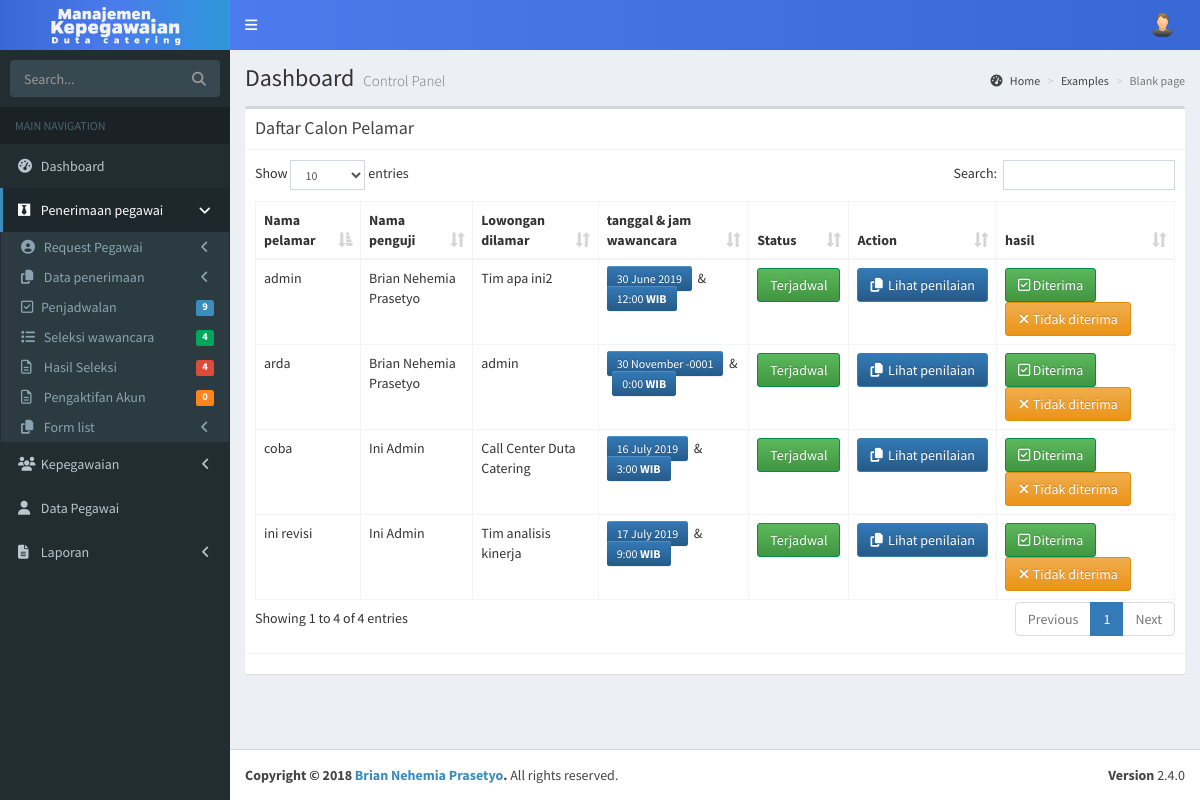
Screenshot of /admin/datahasilseleksi.php with the database file from the repository.
### tables this page shows
CREATE TABLE `tbwawancara` (
  `idwawancara` varchar(11) NOT NULL,
  `idpendaftar` varchar(11) NOT NULL,
  `idpenguji` varchar(11) NOT NULL,
  `tgl_wawancara` date NOT NULL,
  `jam` time NOT NULL,
  `keterangan` varchar(200) DEFAULT NULL
);

CREATE TABLE `tbpendaftar` (
  `idpendaftar` varchar(11) NOT NULL,
  `namapelamar` varchar(100) NOT NULL,
  `email` varchar(100) NOT NULL,
  `password` varchar(100) NOT NULL,
  `alamat` varchar(100) DEFAULT NULL,
  `tempat_lahir` varchar(30) DEFAULT NULL,
  `tanggal_lahir` date DEFAULT NULL,
  `usia` int(5) DEFAULT NULL,
  `no_telp` varchar(15) DEFAULT NULL,
  `jenis_kelamin` varchar(100) DEFAULT NULL,
  `foto` blob,
  `idcv` varchar(6) DEFAULT NULL,
  `idlowongan` varchar(6) DEFAULT NULL,
  `tanggaldaftar` date DEFAULT NULL,
  `status` varchar(20) DEFAULT NULL,
  `level` varchar(200) DEFAULT NULL
);

CREATE TABLE `tbpegawai` (
  `idpegawai` varchar(11) NOT NULL,
  `username` varchar(200) NOT NULL,
  `password` varchar(200) NOT NULL,
  `namapegawai` varchar(100) NOT NULL,
  `email` varchar(200) NOT NULL,
  `alamat` varchar(100) NOT NULL,
  `tanggallahir` date DEFAULT NULL,
  `jeniskelamin` varchar(100) NOT NULL,
  `nohp` varchar(12) NOT NULL,
  `foto` varchar(500) NOT NULL,
  `tanggalaktifkerja` date DEFAULT NULL,
  `kodedivisi` varchar(11) DEFAULT NULL,
  `level` varchar(200) DEFAULT NULL,
  `idstatuspegawai` varchar(11) DEFAULT NULL,
  `idtim` varchar(11) DEFAULT NULL
);

CREATE TABLE `tblowonganpekerjaan` (
  `idlowongan` varchar(6) NOT NULL,
  `namalowongan` varchar(100) NOT NULL,
  `deskripsipekerjaan` varchar(1000) NOT NULL,
  `jumlah` int(10) NOT NULL,
  `syarat` varchar(1000) NOT NULL,
  `kodedivisi` varchar(11) DEFAULT NULL
);

### admin/datahasilseleksi.php (the view, shortened to what this page needs)
<?php
include 'header.php';
include 'adminsidebar.php';
?>
  <div class="content-wrapper">
    <section class="content-header">
      <h1>
        Dashboard
        <small>Control Panel</small>
      </h1>
      <ol class="breadcrumb">
        <li><a href="#"><i class="fa fa-dashboard"></i> Home</a></li>
        <li><a href="#">Examples</a></li>
        <li class="active">Blank page</li>
      </ol>
    </section>
    <section class="content">
      <div class="box">
        <div class="box-header with-border">
          <h3 class="box-title">Daftar Calon Pelamar</h3>
        </div>
        <div class="box-body" >
           <table  id="example2" class="table table-bordered table-hover">
                <thead>
                <tr>
                  <th>Nama pelamar</th>
                  <th>Nama penguji</th>
                  <th>Lowongan dilamar</th>
                  <th>tanggal & jam wawancara</th>
                  <th>Status</th>
                  <th>Action</th>
                  <th>hasil</th>
                </tr>
                </thead>
                <tbody>
                <?php
                $read = $conn->readwawancara();
				        while($fetch = $read->fetch_array()){
				    ?>
                <tr>
				            <td><?php echo base64_decode($fetch['namapelamar'])?></td>
				            <td><?php echo $fetch['namapegawai']?></td>
                    <td><?php echo $fetch['namalowongan']?></td>
                    <td><a class="btn-sm btn-primary"><?php echo date('d F Y', strtotime($fetch['tgl_wawancara'])) ?></a>&nbsp & &nbsp
                        <a class="btn-sm btn-primary"><?php echo date('G:i', strtotime($fetch['jam'])) ?>  <b>WIB</b></a></td>
                    <td><a class="btn btn-success"><?php echo $fetch['status']?></a></td>
                    <td>
                        <?php $idnyawawancara = $fetch['idwawancara'];?>
                        <a href="#" class="btn btn-primary" data-toggle="modal" data-target="#modal-default<?php echo $idnyawawancara; ?>"><i style="width:12px;" class="fa fa-copy"></i>&nbsp&nbspLihat penilaian</a>
                    </td>
                    <td>
                        <a class="btn btn-success" href="../controller/jobscontroller.php?postid=<?php echo $fetch['idpendaftar'];?>&action=diterima"><i style="width:12px;" class="fa fa-check-square-o"></i> Diterima</a>
                        <a class="btn btn-warning" href="../controller/jobscontroller.php?postid=<?php echo $fetch['idpendaftar'];?>&action=tidakditerima"><i style="width:12px;" class="fa fa-close"></i> Tidak diterima</a>
                    </td>
                </tr>
        <?php
            }
            ?>
                </tbody>
              </table>
            </div>
        <div class="box-footer">
        </div>
      </div>
    </section>
  </div>
<?php
include 'footer.php';
 ?>

### assets/css/_all-skins.css (style rules this page uses)
.skin-blue .content-header { background: transparent; }

### rows the page displays
tbwawancara: idpendaftar.namapelamar "admin", tbpegawai.namapegawai "Brian Nehemia Prasetyo", tblowonganpekerjaan.namalowongan "Tim apa ini2", tgl_wawancara "30 June 2019", jam "12:00", idpendaftar.status "Terjadwal"
tbwawancara: idpendaftar.namapelamar "coba", tbpegawai.namapegawai "Ini Admin", tblowonganpekerjaan.namalowongan "Call Center Duta Catering", tgl_wawancara "16 July 2019", jam "3:00", idpendaftar.status "Terjadwal"
tbwawancara: idpendaftar.namapelamar "arda", tbpegawai.namapegawai "Brian Nehemia Prasetyo", tblowonganpekerjaan.namalowongan "admin", tgl_wawancara "30 November -0001", jam "0:00", idpendaftar.status "Terjadwal"
tbwawancara: idpendaftar.namapelamar "ini revisi", tbpegawai.namapegawai "Ini Admin", tblowonganpekerjaan.namalowongan "Tim analisis kinerja", tgl_wawancara "17 July 2019", jam "9:00", idpendaftar.status "Terjadwal"

### other values shown
$data['total'] "9"
$data['total'] "4 4"
$data['total'] "0"
